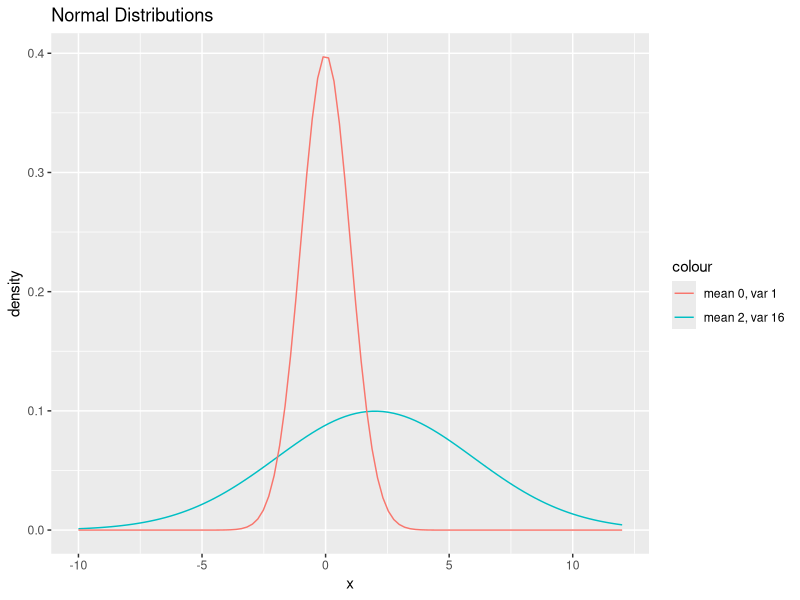

Write R code to recreate this figure.
# https://rpubs.com/heidi_berger/965759

library('ggplot2')

p <- ggplot(data = data.frame(x = c(-10, 12)), aes(x = x)) +
        stat_function(fun = dnorm, args = list(mean = 2, sd = sqrt(16)), aes(color = "mean 2, var 16")) +
        stat_function(fun = dnorm, args = list(mean = 0, sd = sqrt(1)), aes(color = "mean 0, var 1")) +
        ggtitle("Normal Distributions") +
        ylab("density")

print(p)
